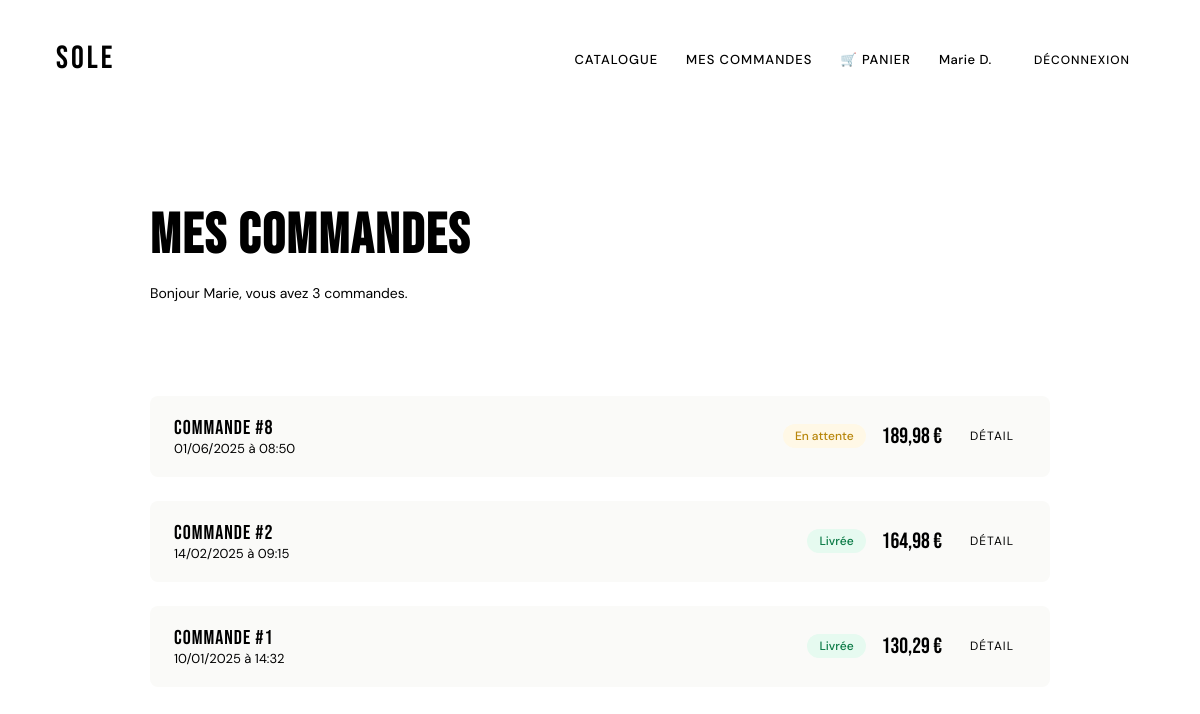
Screenshot of /mesCommandes.php (signed in) with the database file from the repository.
### tables this page shows
CREATE TABLE `commande` (
  `Id_commande` int(11) NOT NULL,
  `date_commande` datetime DEFAULT NULL,
  `statut` varchar(50) DEFAULT NULL,
  `montant_total` decimal(15,2) DEFAULT NULL,
  `remise` int(11) DEFAULT NULL,
  `Id_utilisateur` int(11) NOT NULL
);

### bdd.php (called while the page is built, shortened)
<?php
function getConnexion() {
    $host     = 'localhost';
    $dbname   = 'slam_projet2';
    $user     = 'root';
    $password = '';
    try {
        $pdo = new PDO("mysql:host=$host;dbname=$dbname;charset=utf8mb4", $user, $password);
        $pdo->setAttribute(PDO::ATTR_ERRMODE, PDO::ERRMODE_EXCEPTION);
        $pdo->setAttribute(PDO::ATTR_DEFAULT_FETCH_MODE, PDO::FETCH_ASSOC);
        return $pdo;
    } catch (PDOException $e) {
        die("Erreur de connexion : " . $e->getMessage());
    }
}
function getCommandesByUtilisateur($id_utilisateur) {
    $pdo = getConnexion();
    $stmt = $pdo->prepare("
        SELECT Id_commande, date_commande, statut, montant_total, remise
        FROM commande
        WHERE Id_utilisateur = :id
        ORDER BY date_commande DESC
    ");
    $stmt->execute([':id' => $id_utilisateur]);
    return $stmt->fetchAll();
}

### mesCommandes.php (the view, shortened to what this page needs)
<?php
require_once 'bdd.php';
$commandes = getCommandesByUtilisateur($_SESSION['user_id']);
function statutStyle($statut) {
    return match($statut) {
        'en_attente' => ['label' => 'En attente',  'bg' => '#FFF8E6', 'color' => '#B8860B'],
        'expediee'   => ['label' => 'Expédiée',    'bg' => '#E6F0FF', 'color' => '#1A56DB'],
        'livree'     => ['label' => 'Livrée',      'bg' => '#E6FAF0', 'color' => '#0A7A45'],
        'annulee'    => ['label' => 'Annulée',     'bg' => '#FFF0F0', 'color' => '#C0392B'],
        default      => ['label' => ucfirst($statut), 'bg' => '#f0f0f0', 'color' => '#888'],
    };
}
?>
<!DOCTYPE html>
<html lang="fr">
<head>
    <link rel="stylesheet" href="style.css">
</head>
<body>
<?php require_once 'menu.php'; ?>
<div class="page-commandes">
    <div class="entete-page">
        <h1 class="titre-principal">Mes commandes</h1>
        <p class="sous-titre-page">
            Bonjour <?php echo $_SESSION['user_prenom'] ?>,
            vous avez <?php echo count($commandes) ?> commande<?= count($commandes) > 1 ? 's' : '' ?>.
        </p>
    </div>
    <?php if (empty($commandes)): ?>
        <div class="etat-vide">
            <span class="etat-vide-grand">0</span>
            <p>Vous n'avez pas encore passé de commande.</p>
            <a href="index.php" class="btn-catalogue">Voir le catalogue</a>
        </div>
    <?php else: ?>
        <?php foreach ($commandes as $i => $c):
            $style  = statutStyle($c['statut']);
        ?>
        <div class="commande">
            <div class="entete-commande">
                <div>
                    <div class="numero-commande">Commande #<?php echo $c['Id_commande'] ?></div>
                    <div class="date-commande"><?php echo date('d/m/Y à H:i', strtotime($c['date_commande'])) ?></div>
                </div>
                <div class="droite-commande">
                    <span class="badge-statut" style="background:<?= $style['bg'] ?>;color:<?= $style['color'] ?>">
                        <?= $style['label'] ?>
                    </span>
                    <span class="total-commande"><?= number_format($c['montant_total'], 2, ',', ' ') ?> €</span>
                    <button class="btn-detail" onclick="basculerLignes(<?= $i ?>)" id="btn-<?= $i ?>">Détail</button>
                </div>
            </div>
        </div>
        <?php endforeach; ?>
    <?php endif; ?>
</div>
</body>
</html>

### menu.php (shortened to what this page needs)
<?php
if (isset($_SESSION['user_id'])) {
    include_once'bdd.php';
}
$page_active = basename($_SERVER['PHP_SELF']);
?>
<nav>
    <a href="index.php" class="logo-nav">SOLE</a>
    <ul class="liens-nav">
        <?php if (isset($_SESSION['user_id'])): ?>
            <li>
                <a href="index.php" class="<?= $page_active === 'index.php' ? 'lien-actif' : '' ?>">
                    Catalogue
                </a>
            </li>
            <li>
                <a href="mesCommandes.php" class="<?= $page_active === 'mesCommandes.php' ? 'lien-actif' : '' ?>">
                    Mes commandes
                </a>
            </li>
            <li class="badge-panier">
                <a href="panier.php" class="<?= $page_active === 'panier.php' ? 'lien-actif' : '' ?>">
                    🛒 Panier
                </a>
            </li>
            <li class="nav-user">
                <span class="nom-utilisateur">
                    <?php echo $_SESSION['user_prenom'] . ' ' . substr($_SESSION['user_nom'], 0, 1) . '.' ?>
                </span>
            </li>
            <li>
                <a href="logout.php" class="btn-deconnexion">Déconnexion</a>
            </li>
        <?php endif; ?>
    </ul>
</nav>

### Style.css (style rules this page uses)
body { font-family: 'DM Sans', sans-serif; }
nav { display: flex; align-items: center; justify-content: space-between; padding: 24px 48px; position: sticky; top: 0; z-index: 100; }
.logo-nav { font-family: 'Bebas Neue', sans-serif; font-size: 32px; letter-spacing: 3px; text-decoration: none; color: var(--noir); }
.liens-nav { display: flex; align-items: center; gap: 28px; list-style: none; }
.liens-nav a { font-size: 13px; font-weight: 500; text-decoration: none; color: var(--gris); letter-spacing: 1px; text-transform: uppercase; transition: color .2s; }
.liens-nav a:hover, .liens-nav a.lien-actif { color: var(--noir); }
.nom-utilisateur { font-size: 13px; color: var(--noir); font-weight: 500; letter-spacing: 0.5px; white-space: nowrap; }
.btn-deconnexion { font-size: 12px !important; color: var(--gris) !important; border: 1px solid var(--clair); padding: 7px 14px; border-radius: 4px; transition: border-color .2s, color .2s !important; }
.badge-panier { position: relative; }
.page-commandes { max-width: 900px; margin: 0 auto; padding: 56px 48px 80px; }
.entete-page { margin-bottom: 48px; padding-bottom: 32px; border-bottom: 1px solid var(--clair); }
.titre-principal { font-family: 'Bebas Neue', sans-serif; font-size: 56px; letter-spacing: 2px; margin-bottom: 4px; }
.sous-titre-page { font-size: 14px; color: var(--gris); }
.commande { border: 1px solid var(--clair); border-radius: 8px; margin-bottom: 24px; overflow: hidden; }
.entete-commande { display: flex; align-items: center; justify-content: space-between; padding: 20px 24px; background: #fafaf8; border-bottom: 1px solid var(--clair); gap: 16px; flex-wrap: wrap; }
.numero-commande { font-family: 'Bebas Neue', sans-serif; font-size: 20px; letter-spacing: 1px; }
.date-commande { font-size: 13px; color: var(--gris); }
.droite-commande { display: flex; align-items: center; gap: 16px; flex-wrap: wrap; }
.badge-statut { display: inline-block; padding: 4px 12px; border-radius: 20px; font-size: 12px; font-weight: 500; }
.total-commande { font-family: 'Bebas Neue', sans-serif; font-size: 22px; }
.btn-detail { background: none; border: 1px solid var(--clair); border-radius: 4px; padding: 6px 12px; font-family: 'DM Sans', sans-serif; font-size: 12px; color: var(--gris); cursor: pointer; letter-spacing: 1px; text-transform: uppercase; transition: all .15s; }

### rows the page displays
commande: Id_commande "8", date_commande "01/06/2025 à 08:50", statut "En attente", montant_total "189,98"
commande: Id_commande "2", date_commande "14/02/2025 à 09:15", statut "Livrée", montant_total "164,98"
commande: Id_commande "1", date_commande "10/01/2025 à 14:32", statut "Livrée", montant_total "130,29"

### other values shown
$_SESSION['user_prenom'] "Marie"
substr($_SESSION['user_nom'], 0, 1) "D"
count($commandes) "3"
